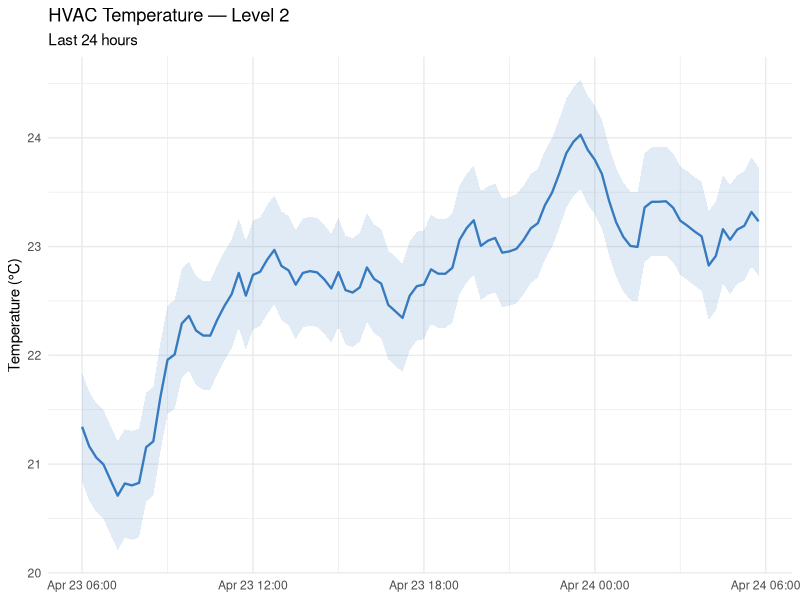
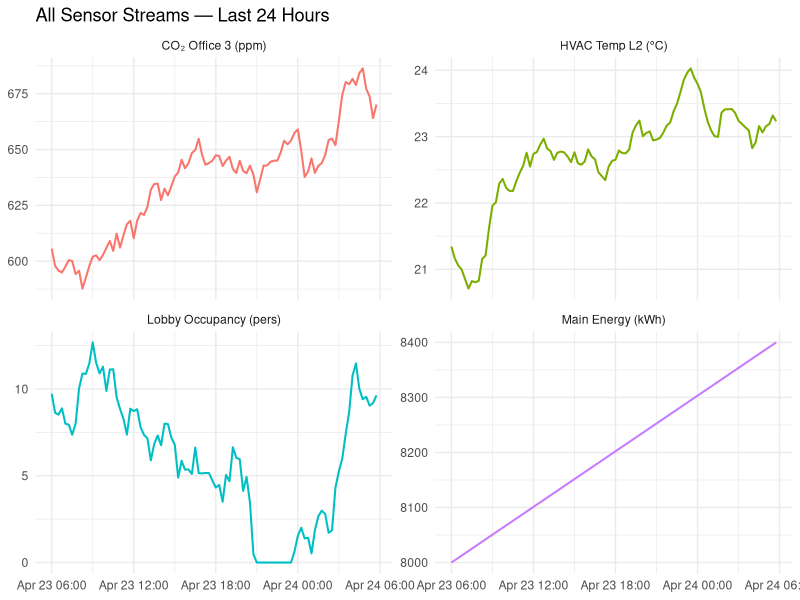

R code for these plots, in order:
## ---- chunk 1
#| echo: false
library(ggplot2)
set.seed(7)
readings_df <- data.frame(
  timestamp = seq(as.POSIXct("2026-04-23 06:00", tz = "UTC"),
                  by = "15 min", length.out = 96),
  value     = 21 + cumsum(rnorm(96, 0, 0.15))
)
## ---- chunk 2
ggplot(readings_df, aes(x = timestamp, y = value)) +
  geom_line(colour = "#367ABF", linewidth = 0.8) +
  geom_ribbon(aes(ymin = value - 0.5, ymax = value + 0.5),
              fill = "#367ABF", alpha = 0.15) +
  labs(title    = "HVAC Temperature — Level 2",
       subtitle = "Last 24 hours",
       x = NULL, y = "Temperature (°C)") +
  theme_minimal()
## ---- chunk 3
#| echo: false
all_readings <- data.frame(
  stream_id    = rep(c("strm:temp","strm:co2","strm:occ","strm:energy"), each = 96),
  timestamp    = rep(readings_df$timestamp, 4),
  value        = c(readings_df$value,
                   600 + cumsum(rnorm(96, 0, 5)),
                   pmax(10 + cumsum(rnorm(96, 0, 1)), 0),
                   8000 + seq(0, 400, length.out = 96)),
  display_name = rep(c("HVAC Temp L2","CO\u2082 Office 3","Lobby Occupancy","Main Energy"), each = 96),
  unit         = rep(c("\u00b0C","ppm","pers","kWh"), each = 96)
)
## ---- chunk 4
ggplot(all_readings, aes(x = timestamp, y = value, colour = display_name)) +
  geom_line(linewidth = 0.7) +
  facet_wrap(~ paste0(display_name, " (", unit, ")"),
             scales = "free_y", ncol = 2) +
  labs(title = "All Sensor Streams — Last 24 Hours",
       x = NULL, y = NULL) +
  theme_minimal() +
  theme(legend.position = "none")
